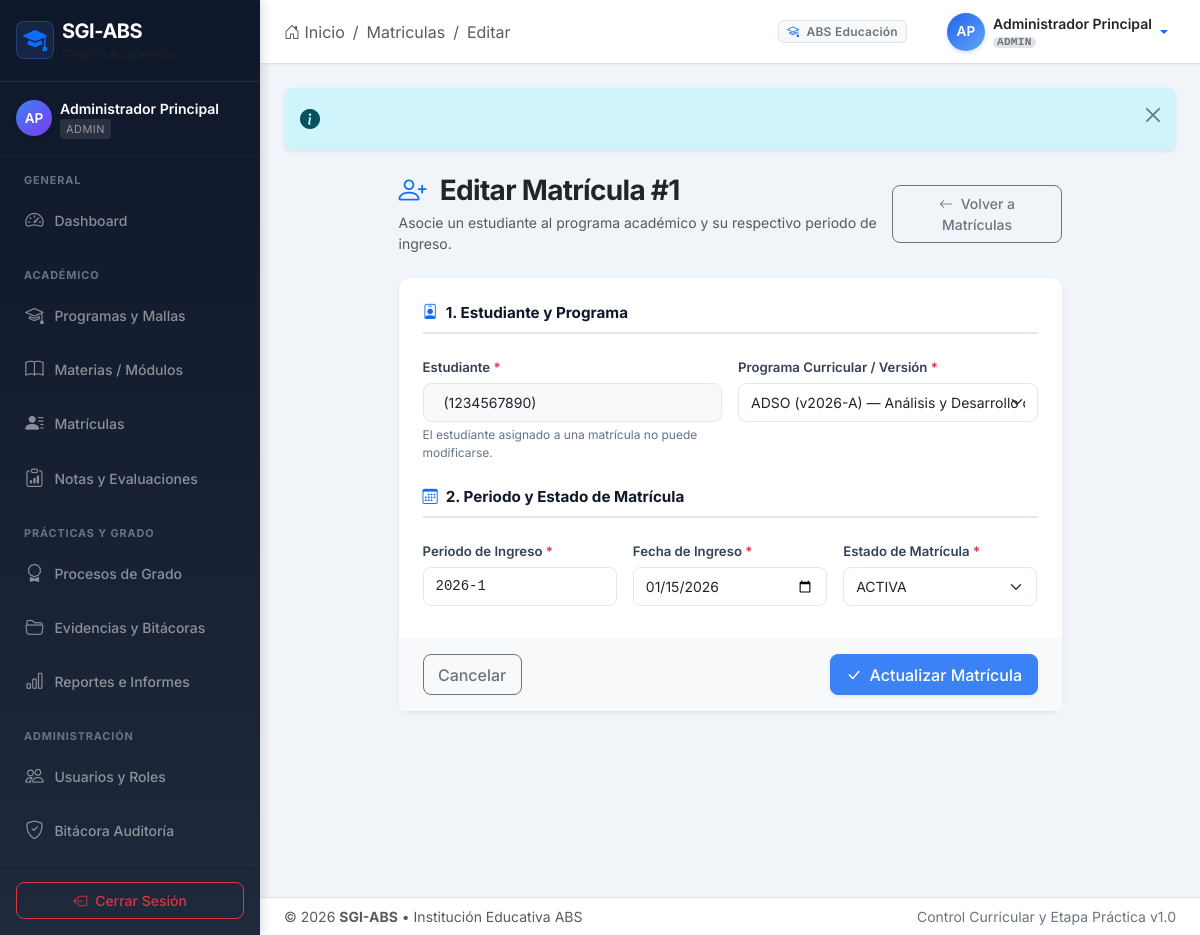
The app's page /index.php?module=matriculas&action=editar&id=1 (signed in) with its own data.
### tables this page shows
CREATE TABLE `matriculas` (
  `id_matricula` INT UNSIGNED NOT NULL AUTO_INCREMENT,
  `id_usuario` INT UNSIGNED NOT NULL,
  `id_programa` INT UNSIGNED NOT NULL,
  `periodo_ingreso` VARCHAR(10) NOT NULL,
  `fecha_ingreso` DATE NOT NULL,
  `estado` ENUM('ACTIVA','SUSPENDIDA','FINALIZADA','RETIRADA') NOT NULL DEFAULT 'ACTIVA',
  PRIMARY KEY (`id_matricula`),
  UNIQUE KEY `uk_matricula` (`id_usuario`, `id_programa`),
  KEY `idx_matriculas_usuario` (`id_usuario`),
  KEY `idx_matriculas_programa` (`id_programa`),
  KEY `idx_matriculas_estado` (`estado`),
  CONSTRAINT `fk_matriculas_usuario` FOREIGN KEY (`id_usuario`) REFERENCES `usuarios` (`id_usuario`) ON UPDATE CASCADE ON DELETE RESTRICT,
  CONSTRAINT `fk_matriculas_programa` FOREIGN KEY (`id_programa`) REFERENCES `programas` (`id_programa`) ON UPDATE CASCADE ON DELETE RESTRICT
);

CREATE TABLE `usuarios` (
  `id_usuario` INT UNSIGNED NOT NULL AUTO_INCREMENT,
  `rol` ENUM('ADMIN','REGISTRO_ACADEMICO','COORDINACION','DOCENTE','RESP_PRACTICAS','ESTUDIANTE') NOT NULL DEFAULT 'ESTUDIANTE',
  `correo` VARCHAR(120) NOT NULL,
  `password_hash` VARCHAR(255) NOT NULL,
  `nombres` VARCHAR(80) NOT NULL,
  `apellidos` VARCHAR(80) NOT NULL,
  `tipo_documento` ENUM('CC','TI','CE','PASAPORTE','OTRO') NULL,
  `documento` VARCHAR(20) NULL,
  `fecha_nacimiento` DATE NULL,
  `telefono` VARCHAR(20) NULL,
  `autorizacion_datos` TINYINT(1) NOT NULL DEFAULT 0,
  `fecha_autorizacion` DATETIME NULL,
  `mfa_habilitado` TINYINT(1) NOT NULL DEFAULT 0,
  `estado` ENUM('ACTIVO','BLOQUEADO','INACTIVO') NOT NULL DEFAULT 'ACTIVO',
  `ultimo_acceso` DATETIME NULL,
  `creado_en` DATETIME NOT NULL DEFAULT CURRENT_TIMESTAMP,
  PRIMARY KEY (`id_usuario`),
  UNIQUE KEY `uk_usuarios_correo` (`correo`),
  KEY `idx_usuarios_rol` (`rol`),
  KEY `idx_usuarios_estado` (`estado`),
  KEY `idx_usuarios_documento` (`tipo_documento`, `documento`)
);

CREATE TABLE `programas` (
  `id_programa` INT UNSIGNED NOT NULL AUTO_INCREMENT,
  `codigo` VARCHAR(30) NOT NULL,
  `version` VARCHAR(20) NOT NULL,
  `nombre` VARCHAR(150) NOT NULL,
  `regimen` ENUM('SENA','IES','ETDH','OTRO') NOT NULL,
  `unidad_medida` ENUM('MATERIAS','CREDITOS','HORAS') NOT NULL DEFAULT 'MATERIAS',
  `total_periodos` TINYINT UNSIGNED NOT NULL,
  `nota_minima` DECIMAL(4,2) NOT NULL DEFAULT 3.00,
  `vigente_desde` DATE NOT NULL,
  `vigente_hasta` DATE NULL,
  `estado` ENUM('BORRADOR','PUBLICADA','CERRADA') NOT NULL DEFAULT 'BORRADOR',
  PRIMARY KEY (`id_programa`),
  UNIQUE KEY `uk_programa_version` (`codigo`, `version`),
  KEY `idx_programas_codigo` (`codigo`),
  KEY `idx_programas_estado` (`estado`)
);

### core/Controller.php (called while the page is built, shortened)
<?php
abstract class Controller
{
    protected function render(string $view, array $data = []): void
    {
        $data['currentUser'] = Auth::user();
        $data['flash']       = Session::getFlash();
        $data['csrfToken']   = $this->csrfToken();
        extract($data, EXTR_SKIP);
        $viewPath = BASE_PATH . '/views/' . $view . '.php';
        include $viewPath;
    }
    protected function getQuery(string $key, mixed $default = null): mixed
    {
        return $_GET[$key] ?? $default;
    }
    protected function csrfToken(): string
    {
        return Session::get('csrf_token');
    }
}

### controllers/MatriculaController.php (called while the page is built, shortened)
<?php
class MatriculaController extends Controller
{
    private MatriculaModel  $model;
    private ProgramaModel   $programaModel;
    private UsuarioModel    $usuarioModel;
    public function __construct()
    {
        $this->model          = new MatriculaModel();
        $this->programaModel  = new ProgramaModel();
        $this->usuarioModel   = new UsuarioModel();
    }
    public function editar(): void
    {
        $id        = (int)$this->getQuery('id', 0);
        $matricula = $this->model->findWithDetails($id);
        $errores    = [];
        $programas  = $this->programaModel->findAllPublicados();
        $estudiantes= $this->usuarioModel->getEstudiantes();
        $this->render('matriculas/form', [
            'title'       => 'Editar Matrícula',
            'matricula'   => $matricula,
            'estudiantes' => $estudiantes,
            'programas'   => $programas,
            'errores'     => $errores,
        ]);
    }
}

### public/index.php (called while the page is built, shortened)
<?php
require_once dirname(__DIR__) . '/config/database.php';
$action = $_GET['action'] ?? 'index';
$action = preg_replace('/[^a-zA-Z0-9_]/', '', (string)$action);
$controller = new $controllerClass();
try {
    $controller->$action();
} catch (Throwable $e) {
    error_log('[SGI-ABS] ' . $e->getMessage() . ' en ' . $e->getFile() . ':' . $e->getLine());
    ob_end_clean();
    http_response_code(500);
    include BASE_PATH . '/views/errors/404.php';
}

### models/BaseModel.php (called while the page is built, shortened)
<?php
abstract class BaseModel {
    protected PDO $db;
    protected string $table = '';
    public function __construct() {
        $this->db = Database::getInstance();
    }
    public function findAll(array $where = [], string $orderBy = ''): array {
        try {
            [$whereSql, $params] = $this->buildWhere($where);
            $sql = "SELECT * FROM `{$this->table}`" . $whereSql;
            if (!empty($orderBy)) {
                $sanitizedOrder = preg_replace('/[^a-zA-Z0-9_,\. ]/', '', $orderBy);
                $sql .= " ORDER BY {$sanitizedOrder}";
            }
            $stmt = $this->db->prepare($sql);
            $stmt->execute($params);
            return $stmt->fetchAll();
        } catch (PDOException $e) {
            error_log("Error en {$this->table}::findAll(): " . $e->getMessage());
            return [];
        }
    }
    protected function buildWhere(array $conditions): array {
        $clauses = [];
        $params = [];
        foreach ($conditions as $column => $value) {
            $safeCol = preg_replace('/[^a-zA-Z0-9_]/', '', $column);
            $paramName = ':w_' . $safeCol;
            if ($value === null) {
                $clauses[] = "`{$safeCol}` IS NULL";
            } else {
                $clauses[] = "`{$safeCol}` = {$paramName}";
                $params[$paramName] = $value;
            }
        }
        return [' WHERE ' . implode(' AND ', $clauses), $params];
    }
}

### config/database.php (called while the page is built, shortened)
<?php
if (!class_exists('Database', false)) {
    class Database {
        private static ?PDO    $instance = null;
        private static array   $config   = [];
        private static function getDefaultConfig(): array {
            return [
                'host'     => getenv('DB_HOST') ?: 'localhost',
                'port'     => getenv('DB_PORT') ?: '3306',
                'dbname'   => getenv('DB_NAME') ?: (getenv('DB_DATABASE') ?: 'sgi_abs'),
                'username' => getenv('DB_USER') ?: (getenv('DB_USERNAME') ?: 'root'),
                'password' => getenv('DB_PASS') !== false ? getenv('DB_PASS') : (getenv('DB_PASSWORD') !== false ? getenv('DB_PASSWORD') : ''),
                'charset'  => 'utf8mb4',
            ];
        }
        public static function getConfig(): array {
            return array_merge(self::getDefaultConfig(), self::$config);
        }
        public static function getInstance(): PDO {
            if (self::$instance === null) {
                $cfg = self::getConfig();
                $dsn = sprintf(
                    'mysql:host=%s;port=%s;dbname=%s;charset=%s',
                    $cfg['host'],
                    $cfg['port'],
                    $cfg['dbname'],
                    $cfg['charset']
                );
                $options = [
                    PDO::ATTR_ERRMODE            => PDO::ERRMODE_EXCEPTION,
                    PDO::ATTR_DEFAULT_FETCH_MODE => PDO::FETCH_ASSOC,
                    PDO::ATTR_EMULATE_PREPARES   => false,
                    PDO::ATTR_STRINGIFY_FETCHES  => false,
                ];
                try {
                    self::$instance = new PDO(
                        $dsn,
                        $cfg['username'],
                        $cfg['password'],
                        $options
                    );
                } catch (PDOException $e) {
                    error_log('[SGI-ABS][DB] Error crítico de conexión PDO: ' . $e->getMessage());
                    throw new RuntimeException(
                        'No fue posible conectar con el sistema de datos. Contacte al administrador.',
                        500
                    );
                }
            }
            return self::$instance;
        }
    }
}

### models/MatriculaModel.php (called while the page is built, shortened)
<?php
class MatriculaModel extends BaseModel {
    protected string $table = 'matriculas';
    public function findWithDetails(int $id): ?array {
        try {
            $sql = "SELECT mt.*,
                           u.nombres, u.apellidos, u.correo, u.tipo_documento, u.documento, u.telefono,
                           p.codigo AS programa_codigo, p.version AS programa_version,
                           p.nombre AS programa_nombre, p.regimen, p.unidad_medida,
                           p.total_periodos, p.nota_minima
                    FROM `{$this->table}` mt
                    INNER JOIN `usuarios` u ON u.id_usuario = mt.id_usuario
                    INNER JOIN `programas` p ON p.id_programa = mt.id_programa
                    WHERE mt.id_matricula = :id
                    LIMIT 1";
            $stmt = $this->db->prepare($sql);
            $stmt->execute([':id' => $id]);
            $row = $stmt->fetch();
            return $row !== false ? $row : null;
        } catch (PDOException $e) {
            error_log("Error en MatriculaModel::findWithDetails({$id}): " . $e->getMessage());
            return null;
        }
    }
}

### models/ProgramaModel.php (called while the page is built, shortened)
<?php
class ProgramaModel extends BaseModel {
    public function findAllPublicados(): array {
        return $this->findAll(['estado' => 'PUBLICADA'], 'nombre ASC, version DESC');
    }
}

### views/matriculas/form.php (the view, shortened to what this page needs)
<?php
include BASE_PATH . '/views/layouts/header.php';
$isEdit = !empty($matricula['id_matricula']);
$formTitle = $isEdit ? 'Editar Matrícula #' . $matricula['id_matricula'] : 'Nueva Matrícula de Estudiante';
$formAction = $isEdit ? url('matriculas', 'actualizar', ['id' => $matricula['id_matricula']]) : url('matriculas', 'guardar');
$programas = $programas ?? [];
?>
<div class="row justify-content-center">
  <div class="col-12 col-xl-9">
    <div class="d-flex align-items-center justify-content-between mb-4">
      <div>
        <h3 class="fw-bold tracking-tight text-dark mb-1">
          <i class="bi bi-person-plus text-primary me-2"></i> <?= htmlspecialchars($formTitle, ENT_QUOTES, 'UTF-8') ?>
        </h3>
        <p class="text-muted small mb-0">Asocie un estudiante al programa académico y su respectivo periodo de ingreso.</p>
      </div>
      <a href="<?= url('matriculas') ?>" class="btn btn-outline-secondary btn-sm">
        <i class="bi bi-arrow-left me-1"></i> Volver a Matrículas
      </a>
    </div>
    <form method="POST" action="<?= $formAction ?>" id="matriculaForm" novalidate>
      <div class="card shadow-sm border-0 mb-4">
        <div class="card-body p-4">
          <div class="form-section-title">
            <i class="bi bi-person-badge text-primary"></i> 1. Estudiante y Programa
          </div>
          <div class="row g-3 mb-4">
            <div class="col-12 col-md-6">
              <label for="id_usuario" class="form-label">Estudiante <span class="text-danger">*</span></label>
              <?php if ($isEdit): ?>
                <input
                  type="text"
                  class="form-control bg-light"
                  value="<?= htmlspecialchars(($matricula['estudiante_nombres'] ?? '') . ' ' . ($matricula['estudiante_apellidos'] ?? '') . ' (' . ($matricula['documento'] ?? '') . ')', ENT_QUOTES, 'UTF-8') ?>"
                  readonly
                >
                <div class="form-text">El estudiante asignado a una matrícula no puede modificarse.</div>
              <?php endif; ?>
            </div>
            <div class="col-12 col-md-6">
              <label for="id_programa" class="form-label">Programa Curricular / Versión <span class="text-danger">*</span></label>
              <select class="form-select" id="id_programa" name="id_programa" required>
                <?php foreach ($programas as $p): ?>
                  <option value="<?= $p['id_programa'] ?>" <?= (($matricula['id_programa'] ?? '') == $p['id_programa']) ? 'selected' : '' ?>>
                    <?= htmlspecialchars($p['codigo'] . ' (v' . $p['version'] . ') — ' . $p['nombre'], ENT_QUOTES, 'UTF-8') ?>
                  </option>
                <?php endforeach; ?>
              </select>
            </div>
          </div>
          <div class="form-section-title">
            <i class="bi bi-calendar3 text-primary"></i> 2. Periodo y Estado de Matrícula
          </div>
          <div class="row g-3 mb-2">
            <div class="col-12 col-md-4">
              <label for="periodo_ingreso" class="form-label">Periodo de Ingreso <span class="text-danger">*</span></label>
              <input
                type="text"
                class="form-control font-monospace"
                id="periodo_ingreso"
                name="periodo_ingreso"
                placeholder="Ej. 2026-1"
                value="<?= htmlspecialchars($matricula['periodo_ingreso'] ?? '2026-1', ENT_QUOTES, 'UTF-8') ?>"
                required
              >
            </div>
            <div class="col-12 col-md-4">
              <label for="fecha_ingreso" class="form-label">Fecha de Ingreso <span class="text-danger">*</span></label>
              <input
                type="date"
                class="form-control"
                id="fecha_ingreso"
                name="fecha_ingreso"
                value="<?= htmlspecialchars($matricula['fecha_ingreso'] ?? date('Y-m-d'), ENT_QUOTES, 'UTF-8') ?>"
                required
              >
            </div>
            <div class="col-12 col-md-4">
              <label for="estado" class="form-label">Estado de Matrícula <span class="text-danger">*</span></label>
              <select class="form-select" id="estado" name="estado" required>
                <?php
                $estadosMat = ['ACTIVA', 'SUSPENDIDA', 'FINALIZADA', 'RETIRADA'];
                $selEstado = $matricula['estado'] ?? 'ACTIVA';
                foreach ($estadosMat as $em):
                ?>
                  <option value="<?= $em ?>" <?= $selEstado === $em ? 'selected' : '' ?>><?= $em ?></option>
                <?php endforeach; ?>
              </select>
            </div>
          </div>
        </div>
        <div class="card-footer bg-light border-0 py-3 px-4 d-flex justify-content-between align-items-center">
          <a href="<?= url('matriculas') ?>" class="btn btn-outline-secondary">Cancelar</a>
          <button type="submit" class="btn btn-primary d-inline-flex align-items-center gap-2 shadow-sm">
            <i class="bi bi-check-lg"></i>
            <span><?= $isEdit ? 'Actualizar Matrícula' : 'Registrar Matrícula' ?></span>
          </button>
        </div>
      </div>
    </form>
  </div>
</div>
<?php include BASE_PATH . '/views/layouts/footer.php'; ?>

### records on screen
matriculas: id_matricula "Editar Matrícula #1", id_usuario.documento "(1234567890)", id_programa "ADSO (v2026-A) — Análisis y Desarrollo de Software", periodo_ingreso "2026-1", fecha_ingreso "01/15/2026", estado "ACTIVA"

### other values on screen
$role "ADMIN"
$currentModule "Matriculas"
$currentAction "Editar"
$currentUser['rol'] "ADMIN"
